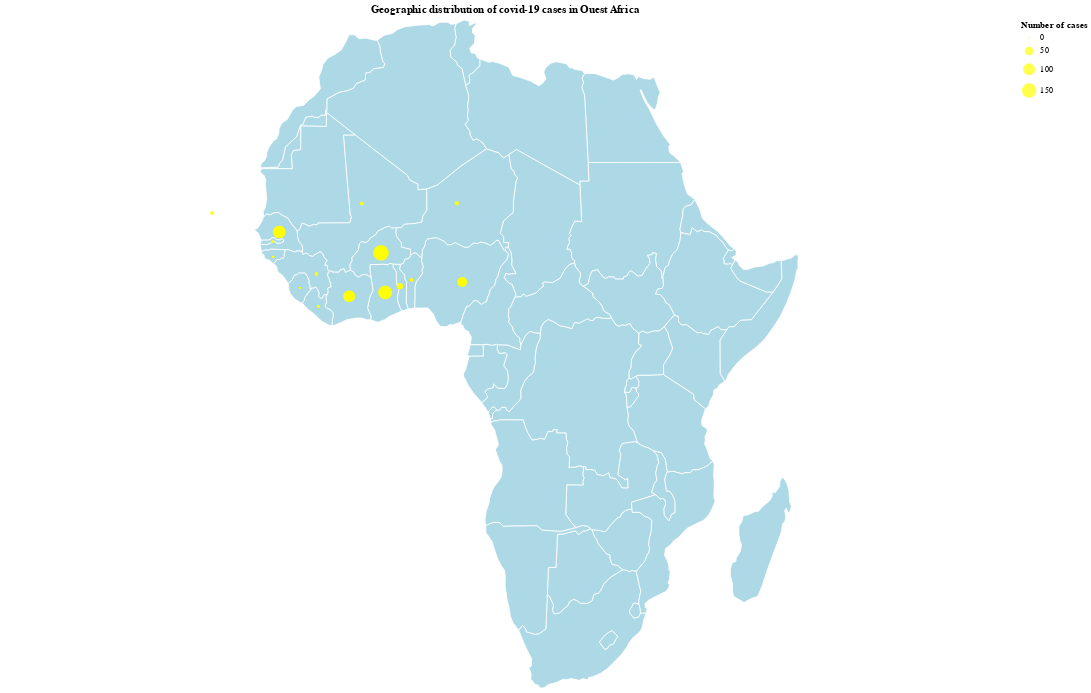

Notebook cell for this chart:
### Markdown cell above
### Geographical Distribution of cases

### Code cell
#Map
#airports = covid_oa.iloc['Lat','Long']
source = covid_oa
import geopandas
#import geoplot

world = geopandas.read_file(
    geopandas.datasets.get_path('naturalearth_lowres')
)

africa = world.query('continent == "Africa"')
'''ax = geoplot.cartogram(
    africa, scale='pop_est', limits=(0.2, 1),
    edgecolor='None', figsize=(7, 8)
)'''
#geoplot.polyplot(africa, edgecolor='gray', ax=ax)

# Africa states background
background = alt.Chart(africa).mark_geoshape(
    fill='lightblue',
    stroke='white'
).properties(
    width=1200,
    height=800
).project('naturalEarth1')

# airport positions on background
points_cases = alt.Chart(source).mark_circle().encode(
    longitude='Long',
    latitude='Lat',
    size = alt.Size('Confirmed_cases', title='Number of cases'),
    color=alt.value('yellow'),
    tooltip=['Country','Confirmed_cases','Dead','Recovered']
).properties(
    title='Geographic distribution of covid-19 cases in Ouest Africa'
)

"""points_reco = alt.Chart(source).mark_point().encode(
    longitude='Long',
    latitude='Lat',
    size= 10,
    color=alt.value('green'),
)

points_dead = alt.Chart(source).mark_square().encode(
    longitude='Long',
    latitude='Lat',
    size=alt.Size('Dead'),
    color=alt.value('red'),
)
"""


background + points_cases
